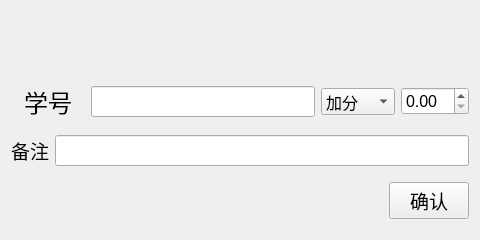
<?xml version="1.0" encoding="UTF-8"?>
<ui version="4.0">
 <class>AddScoreForm</class>
 <widget class="QWidget" name="AddScoreForm">
  <property name="windowModality">
   <enum>Qt::ApplicationModal</enum>
  </property>
  <property name="geometry">
   <rect>
    <x>0</x>
    <y>0</y>
    <width>480</width>
    <height>240</height>
   </rect>
  </property>
  <property name="windowTitle">
   <string>Form</string>
  </property>
  <layout class="QVBoxLayout" name="verticalLayout" stretch="1,3,3,3">
   <property name="topMargin">
    <number>0</number>
   </property>
   <item>
    <layout class="QHBoxLayout" name="horizontalLayout">
     <property name="bottomMargin">
      <number>0</number>
     </property>
     <item>
      <spacer name="horizontalSpacer">
       <property name="orientation">
        <enum>Qt::Horizontal</enum>
       </property>
       <property name="sizeHint" stdset="0">
        <size>
         <width>40</width>
         <height>20</height>
        </size>
       </property>
      </spacer>
     </item>
     <item>
      <widget class="QPushButton" name="hideButton">
       <property name="sizePolicy">
        <sizepolicy hsizetype="Preferred" vsizetype="Preferred">
         <horstretch>0</horstretch>
         <verstretch>0</verstretch>
        </sizepolicy>
       </property>
       <property name="text">
        <string/>
       </property>
       <property name="icon">
        <iconset resource="res.qrc">
         <normaloff>:/icons/zoom.png</normaloff>:/icons/zoom.png</iconset>
       </property>
       <property name="iconSize">
        <size>
         <width>25</width>
         <height>25</height>
        </size>
       </property>
       <property name="flat">
        <bool>true</bool>
       </property>
      </widget>
     </item>
     <item>
      <spacer name="horizontalSpacer_2">
       <property name="orientation">
        <enum>Qt::Horizontal</enum>
       </property>
       <property name="sizeType">
        <enum>QSizePolicy::Fixed</enum>
       </property>
       <property name="sizeHint" stdset="0">
        <size>
         <width>15</width>
         <height>20</height>
        </size>
       </property>
      </spacer>
     </item>
     <item>
      <widget class="QPushButton" name="closeButton">
       <property name="sizePolicy">
        <sizepolicy hsizetype="Preferred" vsizetype="Preferred">
         <horstretch>0</horstretch>
         <verstretch>0</verstretch>
        </sizepolicy>
       </property>
       <property name="text">
        <string/>
       </property>
       <property name="icon">
        <iconset resource="res.qrc">
         <normaloff>:/icons/close.png</normaloff>:/icons/close.png</iconset>
       </property>
       <property name="iconSize">
        <size>
         <width>25</width>
         <height>25</height>
        </size>
       </property>
       <property name="flat">
        <bool>true</bool>
       </property>
      </widget>
     </item>
     <item>
      <spacer name="horizontalSpacer_3">
       <property name="orientation">
        <enum>Qt::Horizontal</enum>
       </property>
       <property name="sizeType">
        <enum>QSizePolicy::Fixed</enum>
       </property>
       <property name="sizeHint" stdset="0">
        <size>
         <width>10</width>
         <height>20</height>
        </size>
       </property>
      </spacer>
     </item>
    </layout>
   </item>
   <item>
    <layout class="QHBoxLayout" name="horizontalLayout_3" stretch="1,3,1,0">
     <property name="topMargin">
      <number>10</number>
     </property>
     <property name="bottomMargin">
      <number>10</number>
     </property>
     <item>
      <widget class="QLabel" name="label_3">
       <property name="font">
        <font>
         <pointsize>18</pointsize>
        </font>
       </property>
       <property name="text">
        <string>学号</string>
       </property>
       <property name="alignment">
        <set>Qt::AlignCenter</set>
       </property>
      </widget>
     </item>
     <item>
      <widget class="QLineEdit" name="IDLineEdit">
       <property name="font">
        <font>
         <pointsize>14</pointsize>
        </font>
       </property>
      </widget>
     </item>
     <item>
      <widget class="QComboBox" name="comboBox">
       <property name="font">
        <font>
         <pointsize>12</pointsize>
        </font>
       </property>
       <item>
        <property name="text">
         <string>加分</string>
        </property>
       </item>
       <item>
        <property name="text">
         <string>减分</string>
        </property>
       </item>
      </widget>
     </item>
     <item>
      <widget class="QDoubleSpinBox" name="scoreSpinBox">
       <property name="font">
        <font>
         <pointsize>12</pointsize>
        </font>
       </property>
      </widget>
     </item>
    </layout>
   </item>
   <item>
    <layout class="QHBoxLayout" name="horizontalLayout_2">
     <item>
      <widget class="QLabel" name="label">
       <property name="font">
        <font>
         <pointsize>14</pointsize>
        </font>
       </property>
       <property name="text">
        <string>备注</string>
       </property>
      </widget>
     </item>
     <item>
      <widget class="QLineEdit" name="DesLineEdit">
       <property name="font">
        <font>
         <pointsize>14</pointsize>
        </font>
       </property>
      </widget>
     </item>
    </layout>
   </item>
   <item>
    <layout class="QHBoxLayout" name="horizontalLayout_4">
     <property name="topMargin">
      <number>10</number>
     </property>
     <property name="bottomMargin">
      <number>10</number>
     </property>
     <item>
      <spacer name="horizontalSpacer_4">
       <property name="font">
        <font>
         <pointsize>14</pointsize>
        </font>
       </property>
       <property name="orientation">
        <enum>Qt::Horizontal</enum>
       </property>
       <property name="sizeHint" stdset="0">
        <size>
         <width>40</width>
         <height>20</height>
        </size>
       </property>
      </spacer>
     </item>
     <item>
      <widget class="QPushButton" name="confirmPushButton">
       <property name="font">
        <font>
         <pointsize>14</pointsize>
        </font>
       </property>
       <property name="text">
        <string>确认</string>
       </property>
      </widget>
     </item>
    </layout>
   </item>
  </layout>
 </widget>
 <resources>
  <include location="res.qrc"/>
 </resources>
 <connections>
  <connection>
   <sender>closeButton</sender>
   <signal>clicked()</signal>
   <receiver>AddScoreForm</receiver>
   <slot>close()</slot>
   <hints>
    <hint type="sourcelabel">
     <x>275</x>
     <y>26</y>
    </hint>
    <hint type="destinationlabel">
     <x>159</x>
     <y>119</y>
    </hint>
   </hints>
  </connection>
  <connection>
   <sender>hideButton</sender>
   <signal>clicked()</signal>
   <receiver>AddScoreForm</receiver>
   <slot>showMinimized()</slot>
   <hints>
    <hint type="sourcelabel">
     <x>211</x>
     <y>26</y>
    </hint>
    <hint type="destinationlabel">
     <x>159</x>
     <y>119</y>
    </hint>
   </hints>
  </connection>
 </connections>
</ui>
